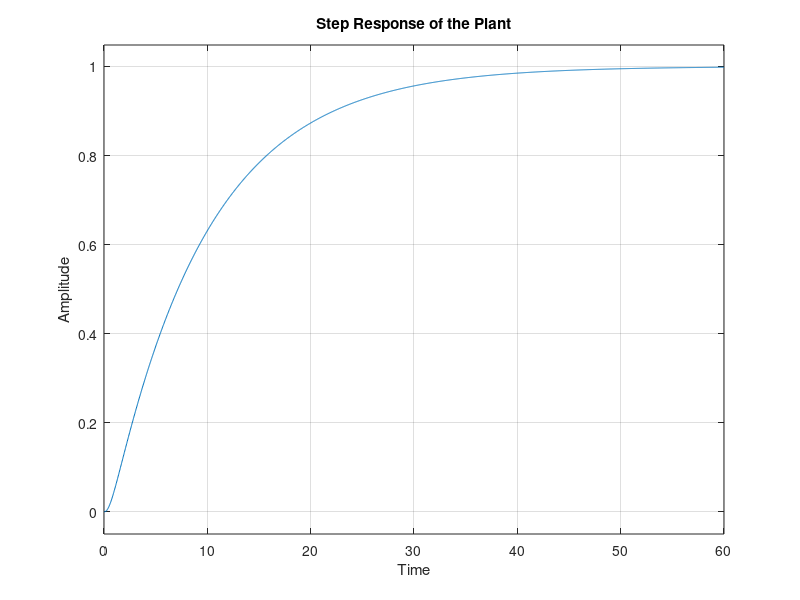
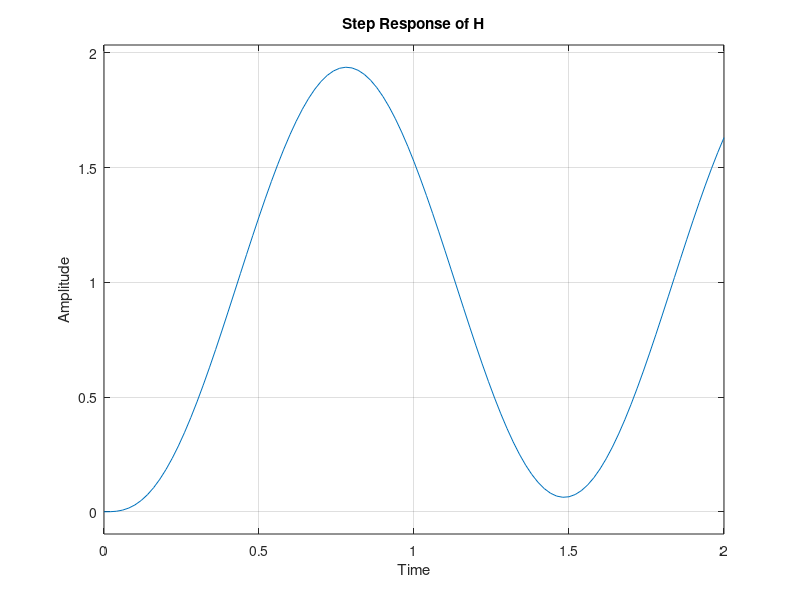

Write the MATLAB code that produced these figures, in order. (Note: this script raises an error after producing the figures.)
% ========================================================
% q1
% ========================================================

%defines necessary variables
C = 0.01;
a = 0.01;
b = 0.1;
e = 0.5;
f = 1;

%since d=0 I did not define the variable d for the first 4 questions
numerator = [C];
denominator = [a*e f*a+b*e b*f+C^2 0];
plant_func = tf(numerator, denominator);

%since we have a unit feedback I wrote 1 in the feedback function
sys = feedback(plant_func, 1);

%plots the step response of the plant
figure;
step(sys);
xlabel('Time');
ylabel('Amplitude');
title('Step Response of the Plant');


% ========================================================
% q2
% ========================================================

%according to my calculations, which are shown in the report I found Ku is
%equal to 120.12 using the Routh Table. Therefore, from the ZN method, Kp = 60

%defines necessary variables
Ku = 120.12;
sys2 = feedback(plant_func*Ku, 1);

figure;
step(sys2);
xlabel('Time');
ylabel('Amplitude');
title('Step Response of H');

figure;
rlocus(sys,'r',sys2,'b')
hold on;
legend('Root Locus of P(s)','Root Locus of H(s)')
hold off;

% ========================================================
% q3
% ========================================================

%a)
figure;
step(sys);
xlabel('Time');
ylabel('Amplitude');
title('Step Response of the Plant');
plant_info = stepinfo(sys);

%b)
%for this case Kp = 60.06 and the others are 0 since Kp = 0.5*Ku for P control

p_control = pid(60.06,0,0);
sys3 = feedback(p_control*plant_func, 1);

figure;
step(sys3);
xlabel('Time');
ylabel('Amplitude');
title('Step Response of the CL System with P');
p_control_info = stepinfo(sys3);

%c)
%for this case Kp = 54.054, Ki =42.96, Kd=0, since Kp = Ku*0.45 and Ki = Ku*0.45/(Tu/1.2) where Tu
%=1.51 for PI control 

pi_control = pid(54.054,42.96,0);
sys4 = feedback(pi_control*plant_func, 1);

figure;
step(sys4);
xlabel('Time');
ylabel('Amplitude');
title('Step Response of the CL System with PI');
pi_control_info = stepinfo(sys4);

%d)
%for this case Kp = 72.072, Ki=95.46, Kd=13.6, since Kp = Ku*0.6, Ki = 0.6*2*Ku/Tu and Kd = 0.6*Ku*Tu/8 where Tu
%=1.51 for PID control

pid_control = pid(72.072,95.46,13.6);
sys5 = feedback(pid_control*plant_func, 1);

figure;
step(sys5);
xlabel('Time');
ylabel('Amplitude');
title('Step Response of the CL System with PID');
pid_control_info = stepinfo(sys5);

% ========================================================
% q4
% ========================================================

%I changed the value of Kd from 13.6 to 50 to satisfy the requirement of
%this question. I obtained sep response without steady state error, with
%less than 14% overshoot percent but slightly more than 0.14 rise time

modified_pid_control = pid(72.072,95.46,50);
sys6 = feedback(modified_pid_control*plant_func, 1);

figure;
step(sys6);
xlabel('Time');
ylabel('Amplitude');
title('Step Response of the CL System with PID(with modified control value)');
modified_pid_control_info = stepinfo(sys6);

% ========================================================
% q5
% ========================================================








